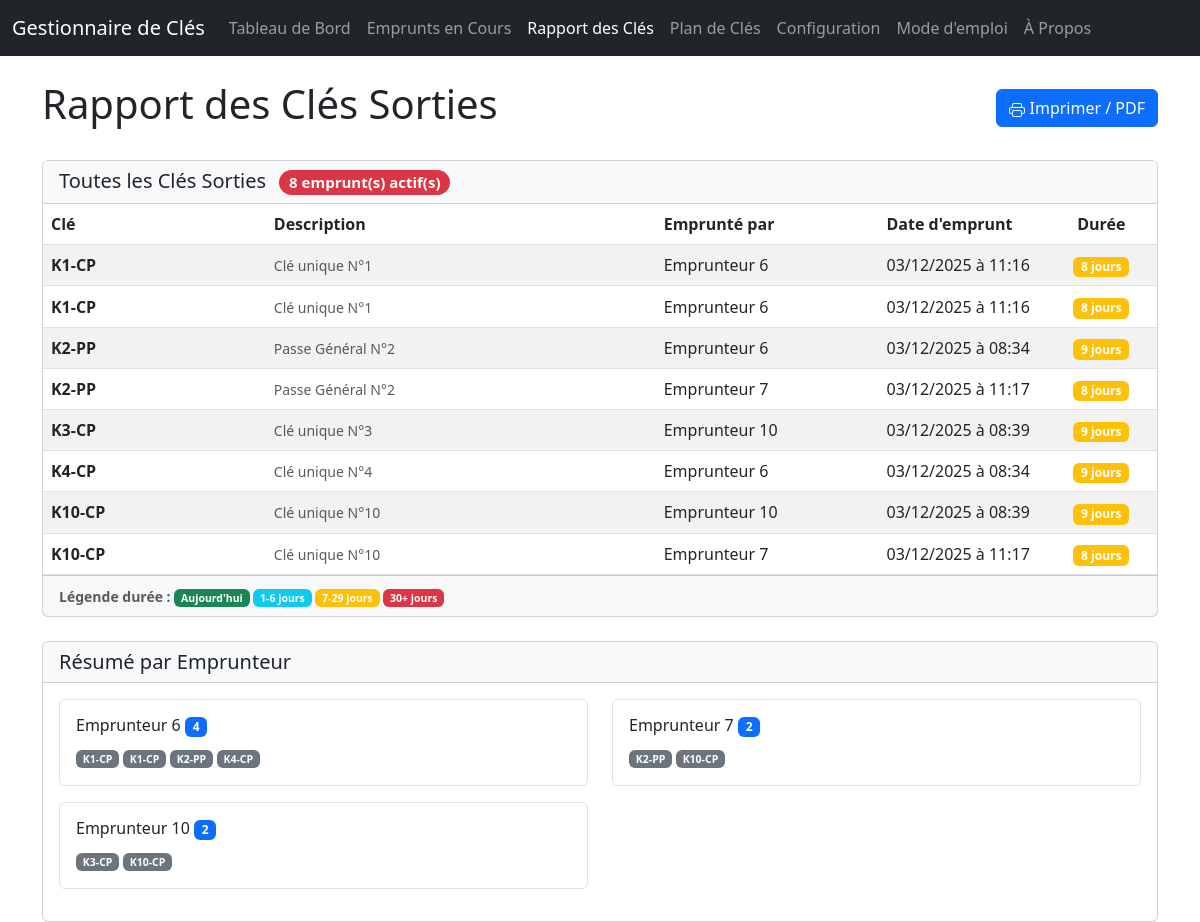
The app's page /loans/report with its own data.
### app/main.py (models this page shows)
class Loan(Base):
    __tablename__ = "loans"
    id = Column(Integer, primary_key=True, index=True)
    key_id = Column(Integer, ForeignKey("keys.id"), nullable=False)
    borrower_id = Column(Integer, ForeignKey("borrowers.id"), nullable=False)
    loan_date = Column(DateTime, default=datetime.datetime.utcnow)
    return_date = Column(DateTime, nullable=True)
    key = relationship("Key", back_populates="loans")
    borrower = relationship("Borrower", back_populates="loans")

class Key(Base):
    __tablename__ = "keys"
    id = Column(Integer, primary_key=True, index=True)
    number = Column(String, unique=True, index=True, nullable=False)
    description = Column(String)
    quantity_total = Column(Integer, default=1)
    quantity_reserve = Column(Integer, default=0)
    storage_location = Column(String, nullable=True)
    loans = relationship("Loan", back_populates="key", cascade="all, delete-orphan")
    rooms = relationship("Room", secondary=key_room_association, back_populates="keys")

class Borrower(Base):
    __tablename__ = "borrowers"
    id = Column(Integer, primary_key=True, index=True)
    name = Column(String, index=True, nullable=False)
    email = Column(String, index=True)
    loans = relationship("Loan", back_populates="borrower", cascade="all, delete-orphan")

### app/main.py (the view)
@app.get("/loans/report", response_class=HTMLResponse)
async def loans_report(request: Request, db: Session = Depends(get_db)):
    active_loans = db.query(Loan).options(
        joinedload(Loan.key),
        joinedload(Loan.borrower)
    ).filter(Loan.return_date == None).order_by(Loan.key_id, Loan.loan_date).all()
    return templates.TemplateResponse("loans_report.html", {
        "request": request,
        "active_loans": active_loans,
        "now": datetime.datetime.now(),
        "page_title": "Rapport des Clés Sorties"
    })

### app/templates/loans_report.html (shortened to what this page needs)
<!DOCTYPE html>
<html lang="fr">
<head>
    <link href="https://cdn.jsdelivr.net/npm/bootstrap@5.3.0/dist/css/bootstrap.min.css" rel="stylesheet">
</head>
<body>
    {% include 'navbar.html' %}
    <main class="container" style="padding-top: 5rem;">
        <div class="d-flex justify-content-between align-items-center mb-4">
            <h1>{{ page_title }}</h1>
            <button onclick="window.print()" class="btn btn-primary">
                Imprimer / PDF
            </button>
        </div>
        {% if active_loans %}
            <div class="card">
                <div class="card-header bg-light">
                    <h5 class="mb-0">
                        Toutes les Clés Sorties
                        <span class="badge bg-danger rounded-pill ms-2">{{ active_loans | length }} emprunt(s) actif(s)</span>
                    </h5>
                </div>
                <div class="card-body p-0">
                    <table class="table table-striped table-hover mb-0">
                        <thead>
                            <tr>
                                <th style="width: 20%;">Clé</th>
                                <th style="width: 35%;">Description</th>
                                <th style="width: 20%;">Emprunté par</th>
                                <th style="width: 15%;">Date d'emprunt</th>
                                <th style="width: 10%;" class="text-center">Durée</th>
                            </tr>
                        </thead>
                        <tbody>
                            {% for loan in active_loans %}
                            {% set days_out = (now - loan.loan_date).days %}
                            <tr>
                                <td class="align-middle">
                                    <strong>{{ loan.key.number }}</strong>
                                </td>
                                <td class="align-middle">
                                    <small class="text-muted">{{ loan.key.description }}</small>
                                </td>
                                <td class="align-middle">
                                    {{ loan.borrower.name }}
                                </td>
                                <td class="align-middle">
                                    {{ loan.loan_date.strftime('%d/%m/%Y à %H:%M') }}
                                </td>
                                <td class="align-middle text-center">
                                    {% if days_out == 0 %}
                                    <span class="badge bg-success">Aujourd'hui</span>
                                    {% elif days_out == 1 %}
                                    <span class="badge bg-info">1 jour</span>
                                    {% elif days_out < 7 %}
                                    <span class="badge bg-info">{{ days_out }} jours</span>
                                    {% elif days_out < 30 %}
                                    <span class="badge bg-warning">{{ days_out }} jours</span>
                                    {% else %}
                                    <span class="badge bg-danger">{{ days_out }} jours</span>
                                    {% endif %}
                                </td>
                            </tr>
                            {% endfor %}
                        </tbody>
                    </table>
                </div>
                <div class="card-footer text-muted">
                    <small>
                        <strong>Légende durée :</strong>
                        <span class="badge bg-success">Aujourd'hui</span>
                        <span class="badge bg-info">1-6 jours</span>
                        <span class="badge bg-warning">7-29 jours</span>
                        <span class="badge bg-danger">30+ jours</span>
                    </small>
                </div>
            </div>
            <div class="card mt-4">
                <div class="card-header bg-light">
                    <h5 class="mb-0">Résumé par Emprunteur</h5>
                </div>
                <div class="card-body">
                    <div class="row">
                        {% set borrowers_dict = {} %}
                        {% for loan in active_loans %}
                            {% if loan.borrower.name not in borrowers_dict %}
                                {% set _ = borrowers_dict.update({loan.borrower.name: []}) %}
                            {% endif %}
                            {% set _ = borrowers_dict[loan.borrower.name].append(loan.key.number) %}
                        {% endfor %}
                        {% for borrower_name, key_numbers in borrowers_dict.items() %}
                        <div class="col-md-6 mb-3">
                            <div class="border rounded p-3">
                                <h6 class="mb-2">
                                    {{ borrower_name }}
                                    <span class="badge bg-primary">{{ key_numbers | length }}</span>
                                </h6>
                                <small class="text-muted">
                                    {% for key_num in key_numbers %}
                                        <span class="badge bg-secondary">{{ key_num }}</span>
                                    {% endfor %}
                                </small>
                            </div>
                        </div>
                        {% endfor %}
                    </div>
                </div>
            </div>
        {% endif %}
    </main>
</body>
</html>

### records on screen
Loan: key.number "K1-CP", key.description "Clé unique N°1", borrower.name "Emprunteur 6", loan_date "03/12/2025 à 11:16", days_out "8", name "Emprunteur 6", key_numbers "4"
Loan: key.number "K1-CP", key.description "Clé unique N°1", borrower.name "Emprunteur 6", loan_date "03/12/2025 à 11:16", days_out "8"
Loan: key.number "K2-PP", key.description "Passe Général N°2", borrower.name "Emprunteur 6", loan_date "03/12/2025 à 08:34", days_out "9"
Loan: key.number "K2-PP", key.description "Passe Général N°2", borrower.name "Emprunteur 7", loan_date "03/12/2025 à 11:17", id "8", name "Emprunteur 7", key_numbers "2"
Loan: key.number "K3-CP", key.description "Clé unique N°3", borrower.name "Emprunteur 10", loan_date "03/12/2025 à 08:39", days_out "9", name "Emprunteur 10", key_numbers "2"
Loan: key.number "K4-CP", key.description "Clé unique N°4", borrower.name "Emprunteur 6", loan_date "03/12/2025 à 08:34", days_out "9"
Loan: key.number "K10-CP", key.description "Clé unique N°10", borrower.name "Emprunteur 10", loan_date "03/12/2025 à 08:39", days_out "9"
Loan: key.number "K10-CP", key.description "Clé unique N°10", borrower.name "Emprunteur 7", loan_date "03/12/2025 à 11:17", days_out "8"
Key: number "K1-CP"
Key: number "K2-PP"
Key: number "K4-CP"
Key: number "K10-CP"
Key: number "K3-CP"

### other values on screen
{{ page_title }} "Rapport des Clés Sorties"
{{ active_loans | length }} "8"
